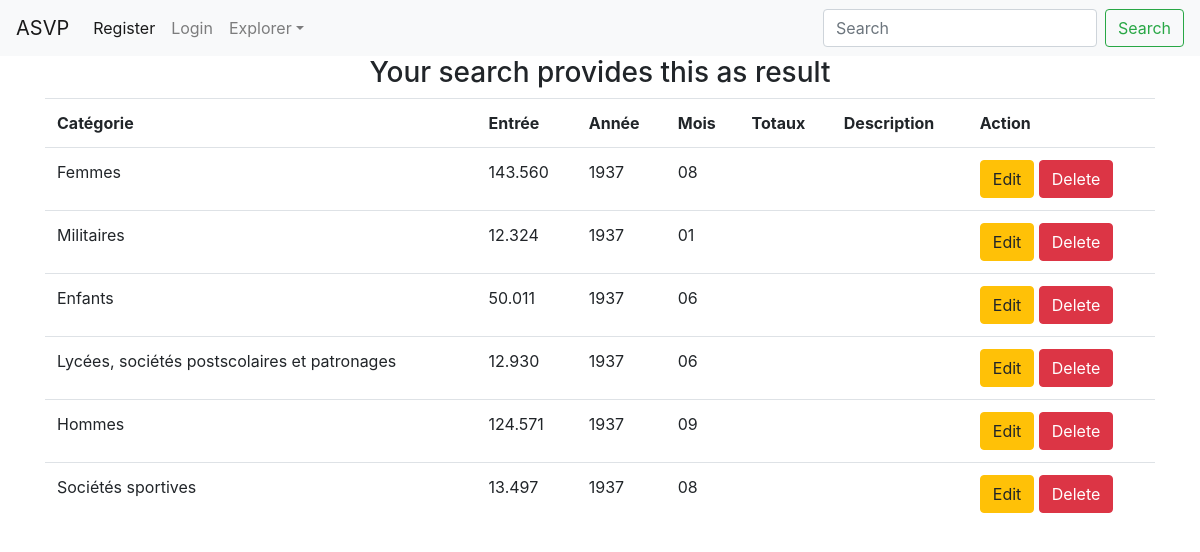
Screenshot of /index_1937/ with the database file from the repository.
### asvp/modeles/all_data.py (models this page shows)
class Statistique(db.Model):
    statistique_id = db.Column(db.Integer, unique=True, autoincrement=True, primary_key=True, nullable=False)
    categorie = db.Column(db.String(100))
    entree = db.Column(db.String(50))
    annee = db.Column(db.String(100))
    mois = db.Column(db.String(100))
    totaux = db.Column(db.String(100))
    description = db.Column(db.String(500))

### asvp/routes/generic.py (the view)
@app.route("/index_1937/")
def index_1937():
    index_37 = Statistique.query.filter_by(annee="1937")
    return render_template("pages/index_1937.html", index_37=index_37)

### asvp/templates/pages/index_1937.html (shortened to what this page needs)
{% include "header.html" %}
{% block body %}
                            <h3 style="text-align:center">Your search provides this as result</h3>
      {% if index_37 %}
             <div class="container">
                <div class="row">
                    <div class="col">
                        <table class="table table-hover table-gray">
                             <tr>
                                    <th>Catégorie</th>
                                    <th>Entrée</th>
                                    <th>Année</th>
                                    <th>Mois</th>
                                    <th>Totaux</th>
                                    <th>Description</th>
                                    <th>Action</th>
                             </tr>
                           {% for line in index_37%}
                            <tr>
                                    <td>{{line.categorie}}</td>
                                    <td>{{line.entree}}</td>
                                    <td>{{line.annee}}</td>
                                    <td>{{line.mois}}</td>
                                    <td>{{line.totaux}}</td>
                                    <td>{{line.description}}</td>
                                    <td>
                                        <a href="/update/{{line.statistique_id}}" class="btn btn-warning btn-xs" data-toggle="modal" data-target="#modaledit{{line.statistique_id}}">Edit</a>
                                        <a href="/delete/{{line.statistique_id}}" class="btn btn-danger btn-xs" onclick="return confirm('Are You Sure To Delete ?')">Delete</a>
                                    </td>
                                </tr>
                    {% endfor %}
                </table>
                        {%endif%}
         </div>
   </div>
</div>
{% endblock %}

### rows the page displays
Statistique: categorie "Femmes", entree "143.560", annee "1937", mois "08"
Statistique: categorie "Militaires", entree "12.324", annee "1937", mois "01"
Statistique: categorie "Enfants", entree "50.011", annee "1937", mois "06"
Statistique: categorie "Lycées, sociétés postscolaires et patronages", entree "12.930", annee "1937", mois "06"
Statistique: categorie "Hommes", entree "124.571", annee "1937", mois "09"
Statistique: categorie "Sociétés sportives", entree "13.497", annee "1937", mois "08"
